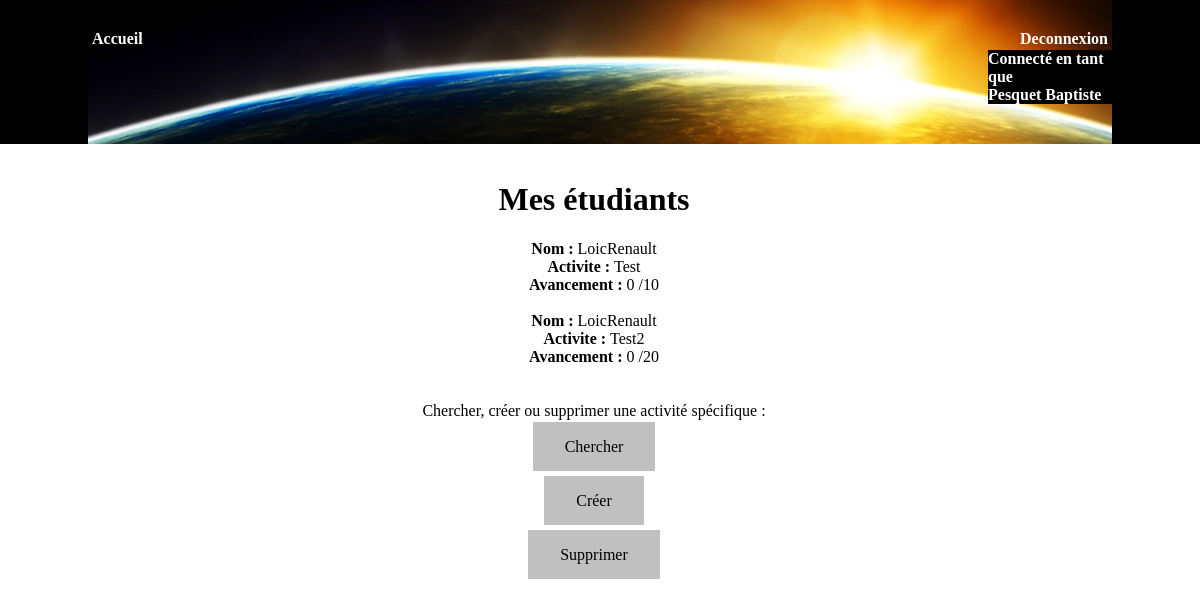
Screenshot of /index.php (signed in) with the database file from the repository.
### tables this page shows
CREATE TABLE `realiser_activite` (
  `id_activite` int(11) NOT NULL,
  `id_personne` int(11) NOT NULL,
  `avancement` int(255) NOT NULL DEFAULT '0'
);

CREATE TABLE `personne` (
  `no_personne` int(11) NOT NULL,
  `login` varchar(20) NOT NULL COMMENT 'login de l''utilisateur',
  `mdp` varchar(30) NOT NULL COMMENT 'mot de passe associe',
  `nom_personne` varchar(30) NOT NULL,
  `prenom_personne` varchar(30) NOT NULL,
  `mail_personne` varchar(50) NOT NULL,
  `type` int(11) NOT NULL
);

CREATE TABLE `activite` (
  `id` int(11) NOT NULL,
  `nom_activite` varchar(255) NOT NULL,
  `module_associe` int(11) NOT NULL,
  `nb_etape` int(11) NOT NULL,
  `description` text NOT NULL,
  `responsable` int(11) NOT NULL
);

### afficherEtudiant.php (the view, shortened to what this page needs)
<?php
$BDD = new PDO('mysql:host=localhost;dbname=projet_web;charset=utf8', 'Loic.Renault', 'Lou.35.Lou', array(PDO::ATTR_ERRMODE => PDO::ERRMODE_EXCEPTION));
$id = $_SESSION['id'];
$requete = $BDD -> query ('SELECT nom_personne, prenom_personne, nom_activite, avancement, nb_etape FROM personne, activite, realiser_activite WHERE personne.no_personne = realiser_activite.id_personne
	AND realiser_activite.id_activite = activite.id AND activite.responsable = \''.$id.'\'');
while ($donnees = $requete -> fetch())
{
	echo "<b>Nom : </b>" .$donnees['prenom_personne'];
	echo $donnees['nom_personne']. "<br/>";
    echo "<b>Activite : </b>" .$donnees['nom_activite']. "<br/>";
    echo "<b>Avancement : </b>" .$donnees['avancement']. " /".$donnees['nb_etape']."<br/><br/>";
}
?>

### index.php (shortened to what this page needs)
<!DOCTYPE html>
<html>
    <head>
        <link rel="stylesheet" href="mainStyle.css" />
    </head>
    <body>
        <?php include 'header.php'; ?>
        <?php
        if(isset($_SESSION['login']))
        {
            include 'defaut.php';
        }
        ?>
    </body>
</html>

### header.php (shortened to what this page needs)
<!DOCTYPE html>
<html>
    <head>
    </head>
    <body>
        <div class="header">
            <div class="menu">
                <a href="index.php" class="btnMenu">Accueil</a>
            </div>
            <div class="menu2">
                <?php
                if (!isset($_SESSION['login']))
                {
                }
                else
                {
                    $nom = $_SESSION['nom'];
                    $prenom = $_SESSION['prenom'];
                    echo "<a href='deconnexion.php' class='btnMenu'>Deconnexion</a>";
                    echo "<div class='connecte'><p class='user'>Connecté en tant que<br/> $nom $prenom</p></div>";
                }
                ?>
            </div>
        </div>
    </body>
</html>

### defaut.php (shortened to what this page needs)
<!DOCTYPE html>
<html>
    <head>
        <link rel="stylesheet" href="mainStyle.css" />
    </head>
    <body>
        <div class="module">
            <?php
            if($_SESSION['type']==1)
            {
                echo "<h1>Mes activité</h1>";
                include 'afficherActivite.php';
                echo "<br/> Chercher une activité : <br/>";
                echo "<br/><a href='chercherActivite.php' class='btnMenuLink'>Chercher</a><br/>";
                echo "<br/> S'inscrire à une activité : <br/>";
                echo "<br/><a href='candidaterActivite.php' class='btnMenuLink'>S'inscrire</a><br/>";
                echo "<br/> Mettre à jour une activité : <br/>";
                echo "<br/><a href='mettreAJour.php' class='btnMenuLink'>Mettre à jour</a>";
            }
            else
            {
                echo "<h1>Mes étudiants</h1>";
                include 'afficherEtudiant.php';
                echo "<br/> Chercher, créer ou supprimer une activité spécifique : <br/>";
                echo "<br/><a href='chercherActivite.php' class='btnMenuLink'>Chercher</a><br/>";
                echo "<br/><br/><a href='creer.php' class='btnMenuLink'>Créer</a><br/>";
                echo "<br/><br/><a href='supprimerProjet.php' class='btnMenuLink'>Supprimer</a><br/>";
            }
            ?>
        </div>
    </body>
</html>

### mainStyle.css (style rules this page uses)
.header { background-image: url(earth-space-horizon-header.jpg); background-repeat: no-repeat; background-position: center; background-color: black; top: 0%; left: 0%; width: 100%; height: 18%; position: absolute; }
.menu2 { position: absolute; display: inline-block; right: 5%; top: 10%; }
.menu { position: absolute; display: inline-block; left: 5%; top: 10%; }
.btnMenu { display: inline-block; font-family: 'universe'; font-weight: bold; padding: 16px 32px; text-align: center; text-decoration: none; color: white; border: none; font-size: 16px; margin: 0px 0px; cursor: pointer; }
.module { position: absolute; top: 20%; width: 33%; left:33%; text-align: center; font-family: 'universe'; display: inline-block; }
.btnMenuLink { border: none; color:white; padding: 16px 32px; text-align: center; text-decoration: none; background-color: silver; color: black; font-size: 16px; margin: 0px 0px; -webkit-transition-duration: 0.4s; transition-duration: 0.4s; cursor: pointer; }
.connecte { display: inline-block; }
.user { position: absolute; display: inline-block; right: 5%; top: 40%; color: white; font-weight: bold; background-color: black; }

### rows the page displays
realiser_activite: id_personne.prenom_personne "Loic", id_personne.nom_personne "Renault", id_activite.nom_activite "Test", avancement "0", id_activite.nb_etape "10"
realiser_activite: id_personne.prenom_personne "Loic", id_personne.nom_personne "Renault", id_activite.nom_activite "Test2", avancement "0", id_activite.nb_etape "20"

### other values shown
$nom "Pesquet"
$prenom "Baptiste"
